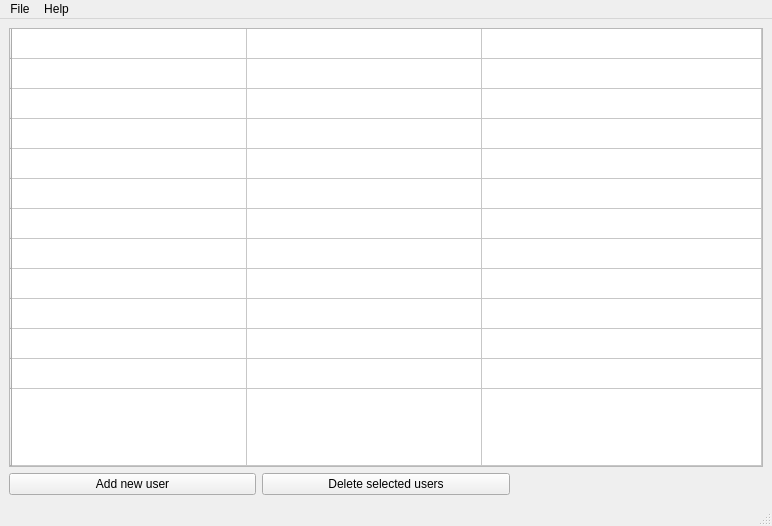
<?xml version="1.0" encoding="UTF-8"?>
<ui version="4.0">
 <class>AdminShowUsersMenu</class>
 <widget class="QMainWindow" name="AdminShowUsersMenu">
  <property name="enabled">
   <bool>true</bool>
  </property>
  <property name="geometry">
   <rect>
    <x>0</x>
    <y>0</y>
    <width>772</width>
    <height>526</height>
   </rect>
  </property>
  <property name="windowTitle">
   <string>Students health records</string>
  </property>
  <property name="windowIcon">
   <iconset>
    <normaloff>icon.jpg</normaloff>icon.jpg</iconset>
  </property>
  <widget class="QWidget" name="centralwidget">
   <layout class="QGridLayout" name="gridLayout_3">
    <item row="2" column="1">
     <widget class="QPushButton" name="delete_selected_pushButton">
      <property name="enabled">
       <bool>true</bool>
      </property>
      <property name="text">
       <string>Delete selected users</string>
      </property>
     </widget>
    </item>
    <item row="2" column="0">
     <widget class="QPushButton" name="add_user_pushButton">
      <property name="text">
       <string>Add new user</string>
      </property>
     </widget>
    </item>
    <item row="1" column="0" colspan="3">
     <widget class="QTableWidget" name="user_info_tableWidget">
      <property name="minimumSize">
       <size>
        <width>754</width>
        <height>412</height>
       </size>
      </property>
      <attribute name="horizontalHeaderVisible">
       <bool>false</bool>
      </attribute>
      <attribute name="horizontalHeaderCascadingSectionResizes">
       <bool>true</bool>
      </attribute>
      <attribute name="horizontalHeaderDefaultSectionSize">
       <number>235</number>
      </attribute>
      <attribute name="horizontalHeaderMinimumSectionSize">
       <number>200</number>
      </attribute>
      <attribute name="horizontalHeaderShowSortIndicator" stdset="0">
       <bool>true</bool>
      </attribute>
      <attribute name="horizontalHeaderStretchLastSection">
       <bool>true</bool>
      </attribute>
      <attribute name="verticalHeaderCascadingSectionResizes">
       <bool>true</bool>
      </attribute>
      <attribute name="verticalHeaderShowSortIndicator" stdset="0">
       <bool>true</bool>
      </attribute>
      <attribute name="verticalHeaderStretchLastSection">
       <bool>true</bool>
      </attribute>
      <row>
       <property name="text">
        <string/>
       </property>
      </row>
      <row>
       <property name="text">
        <string/>
       </property>
      </row>
      <row>
       <property name="text">
        <string/>
       </property>
      </row>
      <row>
       <property name="text">
        <string/>
       </property>
      </row>
      <row>
       <property name="text">
        <string/>
       </property>
      </row>
      <row>
       <property name="text">
        <string/>
       </property>
      </row>
      <row>
       <property name="text">
        <string/>
       </property>
      </row>
      <row>
       <property name="text">
        <string/>
       </property>
      </row>
      <row>
       <property name="text">
        <string/>
       </property>
      </row>
      <row>
       <property name="text">
        <string/>
       </property>
      </row>
      <row>
       <property name="text">
        <string/>
       </property>
      </row>
      <row>
       <property name="text">
        <string/>
       </property>
      </row>
      <row>
       <property name="text">
        <string/>
       </property>
      </row>
      <column>
       <property name="text">
        <string/>
       </property>
      </column>
      <column>
       <property name="text">
        <string/>
       </property>
      </column>
      <column>
       <property name="text">
        <string/>
       </property>
      </column>
     </widget>
    </item>
   </layout>
  </widget>
  <widget class="QStatusBar" name="statusbar"/>
  <widget class="QMenuBar" name="menubar">
   <property name="geometry">
    <rect>
     <x>0</x>
     <y>0</y>
     <width>772</width>
     <height>21</height>
    </rect>
   </property>
   <widget class="QMenu" name="menuFile">
    <property name="title">
     <string>File</string>
    </property>
    <addaction name="actionOpen"/>
    <addaction name="actionSave"/>
    <addaction name="actionSave_as"/>
    <addaction name="separator"/>
    <addaction name="actionLog_out"/>
   </widget>
   <widget class="QMenu" name="menuAbout">
    <property name="tearOffEnabled">
     <bool>false</bool>
    </property>
    <property name="title">
     <string>Help</string>
    </property>
    <addaction name="Curent_widget_help_action"/>
    <addaction name="Student_health_records_help_action"/>
    <addaction name="separator"/>
    <addaction name="About_Student_health_records_action"/>
   </widget>
   <addaction name="menuFile"/>
   <addaction name="menuAbout"/>
  </widget>
  <action name="actionOpen">
   <property name="enabled">
    <bool>false</bool>
   </property>
   <property name="text">
    <string>Open</string>
   </property>
  </action>
  <action name="actionSave">
   <property name="enabled">
    <bool>false</bool>
   </property>
   <property name="text">
    <string>Save</string>
   </property>
  </action>
  <action name="actionSave_as">
   <property name="enabled">
    <bool>false</bool>
   </property>
   <property name="text">
    <string>Save as...</string>
   </property>
  </action>
  <action name="actionLog_out">
   <property name="text">
    <string>Log out</string>
   </property>
  </action>
  <action name="actionAdd_new_user">
   <property name="text">
    <string>Add new user</string>
   </property>
  </action>
  <action name="Curent_widget_help_action">
   <property name="enabled">
    <bool>false</bool>
   </property>
   <property name="text">
    <string>Curent widget help</string>
   </property>
  </action>
  <action name="Student_health_records_help_action">
   <property name="enabled">
    <bool>false</bool>
   </property>
   <property name="text">
    <string>Student health records help</string>
   </property>
  </action>
  <action name="About_Student_health_records_action">
   <property name="text">
    <string>About Student health records</string>
   </property>
  </action>
 </widget>
 <resources/>
 <connections/>
</ui>
